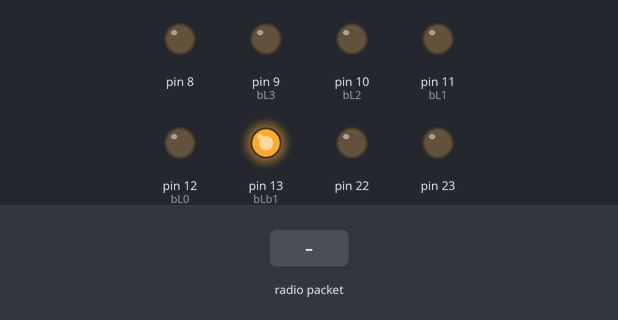
Bench run of a sketch on a simulated Arduino Uno, built with avr-gcc and run on an emulated ATmega328P. Shown: output pins drawn as LEDs (lit = HIGH). The inputs (shaded band) are chosen by the test bench. No radio packets arrive unless stated.

Above: at 1.2 s.
1.3 s: radio packet "0" arrives
At 1.6 s:
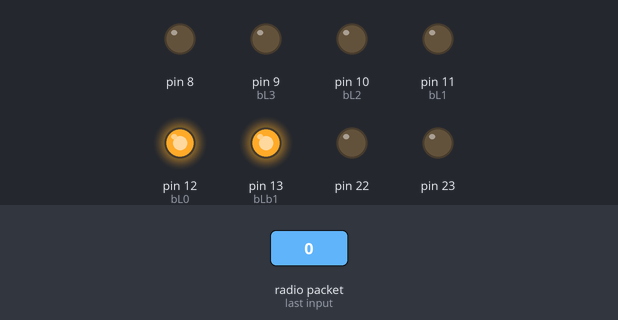
4.3 s: radio packet "1" arrives
At 5.1 s:
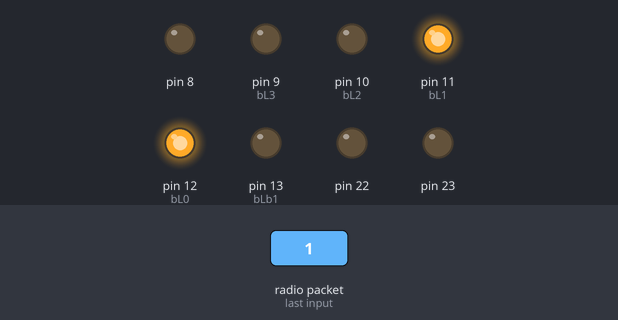
7.3 s: radio packet "2" arrives
At 8.5 s:
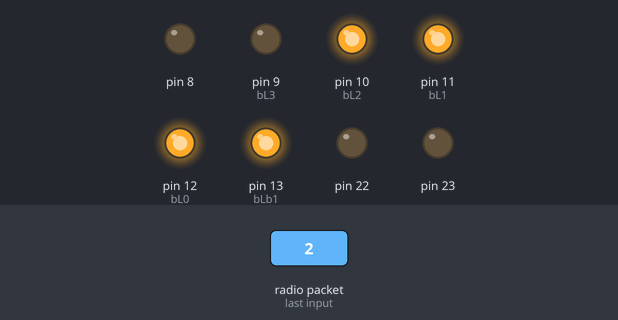
10.3 s: radio packet "3" arrives
At 10.8 s:
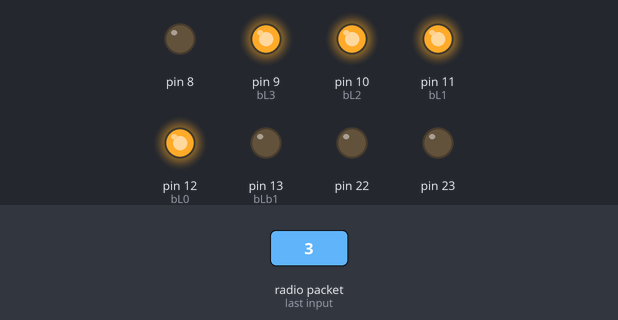
13.3 s: radio packet "0" arrives
At 14.3 s:
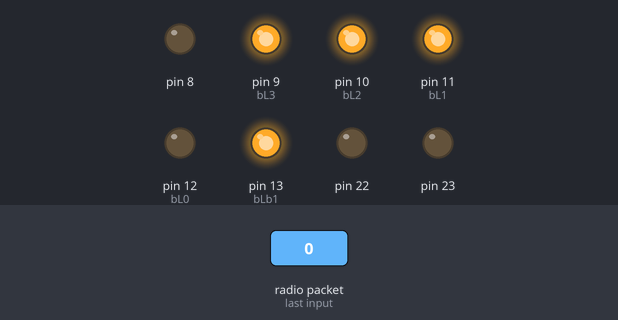
16.3 s: radio packet "1" arrives
At 16.6 s:
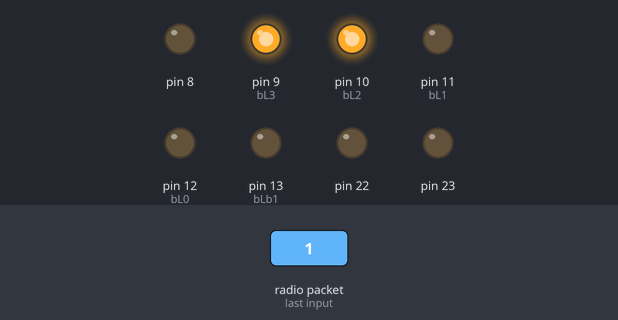
Timing chart, 0 to 19.6 s (numbered marks = the images above; inputs shaded):
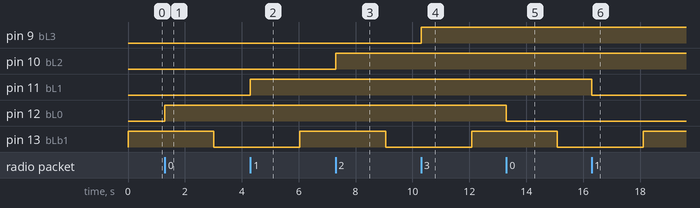

Measured:
- after the input at 1.3 s, pin 12 (bL0): LOW → HIGH at once
- after the input at 4.3 s, pin 11 (bL1): LOW → HIGH at once
- after the input at 7.3 s, pin 10 (bL2): LOW → HIGH at once
- after the input at 10.3 s, pin 9 (bL3): LOW → HIGH at once
- after the input at 13.3 s, pin 12 (bL0): HIGH → LOW at once
- after the input at 16.3 s, pin 11 (bL1): HIGH → LOW at once

The sketch:

virtual_wire_test_1.ino
```cpp
/*

rf433_rx.ino

PROGRAMME DE TEST DU KIT ÉMETTEUR-RÉCEPTEUR RF433 D’ALIEXPRESS
http://fr.aliexpress.com/item/1pcs-433Mhz-RF-transmitter-and-receiver-kit-for-Arduino-project-FREE-SHIPPING-3235/1308017760.html

RÉCEPTEUR (RX)
Testé sur Arduino UNO & Diduino
Les pin “data” du récepteur sont connectés sur les pins 2 et 3. Le programme fonctionne indiféremment avec l’une ou l’autre.
Quatre LED de status sont connectées à PB1, PB2, PB3, PB4. La LED 13 sur PB5 est aussi utilisée.

ÉMETTEUR (TX)
Testé sur Arduino UNO & Diduino
La pin data est connectée à la pin 5.
Quatre LED de status sont connectées à PB1, PB2, PB3, PB4. La LED 13 sur PB5 est aussi utilisée.

FONCTIONNEMENT DU PROGRAMME
L’émetteur envoie successivement les caractères '0', '1', '2', '3' et allume les LEDs correspondantes. Le récepteur reçoit les caractères et alllume lui aussi les LEDs correspondantes.

LA LIBRAIRIE VIRTUALWIRE VIENT DE :
http://www.airspayce.com/mikem/arduino/VirtualWire/
http://www.airspayce.com/mikem/arduino/VirtualWire/VirtualWire-1.27.zip

UN EXEMPLE D’UTILISATION DE LA LIBRAIRIE VIRTUALWIRE SE TROUVE À :
http://www.instructables.com/id/RF-315433-MHz-Transmitter-receiver-Module-and-Ardu/

LA LIBRAIRIE VIRTUALWIRE N’EST PLUS MAINTENUE ET SON AUTEUR RECOMMANDE D’UTILISER LA LIBRAIRIE RADIOHEAD :
http://www.airspayce.com/mikem/arduino/RadioHead

*/

#include <VirtualWire.h>

// PORTB5 -> LED du board Diduino – Arduino
#define bLb1 PORTB5
#define      Lb1Read   bitRead (  PINB, bLb1 )
#define      Lb1Set    bitSet  ( PORTB, bLb1 )
#define      Lb1Clear  bitClear( PORTB, bLb1 )
#define      Lb1Toggle PORTB ^= 1<<bLb1
// PORTB4 -> LED 0
#define bL0  PORTB4
#define      L0Read    bitRead (  PINB, bL0 )
#define      L0Set     bitSet  ( PORTB, bL0 )
#define      L0Clear   bitClear( PORTB, bL0 )
#define      L0Toggle  PORTB ^= 1<<bL0
// PORTB3 -> LED 1
#define bL1  PORTB3
#define      L1Read    bitRead (  PINB, bL1 )
#define      L1Set     bitSet  ( PORTB, bL1 )
#define      L1Clear   bitClear( PORTB, bL1 )
#define      L1Toggle  PORTB ^= 1<<bL1
// PORTB2 -> LED 2
#define bL2  PORTB2
#define      L2Read    bitRead (  PINB, bL2 )
#define      L2Set     bitSet  ( PORTB, bL2 )
#define      L2Clear   bitClear( PORTB, bL2 )
#define      L2Toggle  PORTB ^= 1<<bL2
// PORTB1 -> LED 0
#define bL3  PORTB1
#define      L3Read    bitRead (  PINB, bL3 )
#define      L3Set     bitSet  ( PORTB, bL3 )
#define      L3Clear   bitClear( PORTB, bL3 )
#define      L3Toggle  PORTB ^= 1<<bL3

#define RXPin   3 // 2 fonctionne aussi

uint8_t buf[ VW_MAX_MESSAGE_LEN ];
uint8_t buflen = VW_MAX_MESSAGE_LEN;
uint16_t i;


void setup()
{
    vw_set_ptt_inverted( true );
    vw_set_rx_pin( RXPin );
    vw_setup( 4000 );
    vw_rx_start();
    DDRB = 0b11111111;
    PORTB = ( 1 << bLb1 );
}


void loop()
{
    if( vw_get_message( buf, &buflen ) )
    {
        if     ( buf[ 0 ] == '0' )
        {
            L0Toggle;
        }
        else if( buf[ 0 ] == '1' )
        {
            L1Toggle;
        }
        else if( buf[ 0 ] == '2' )
        {
            L2Toggle;
        }
        else if( buf[ 0 ] == '3' )
        {
            L3Toggle;
        }
        else
        {
            PORTB = 0b11111111;
        }
    }

    // Fait clignoter la LED 13
    if( i++ > 32768 )
    {
        Lb1Toggle;
        i = 0;
    }
}
```
